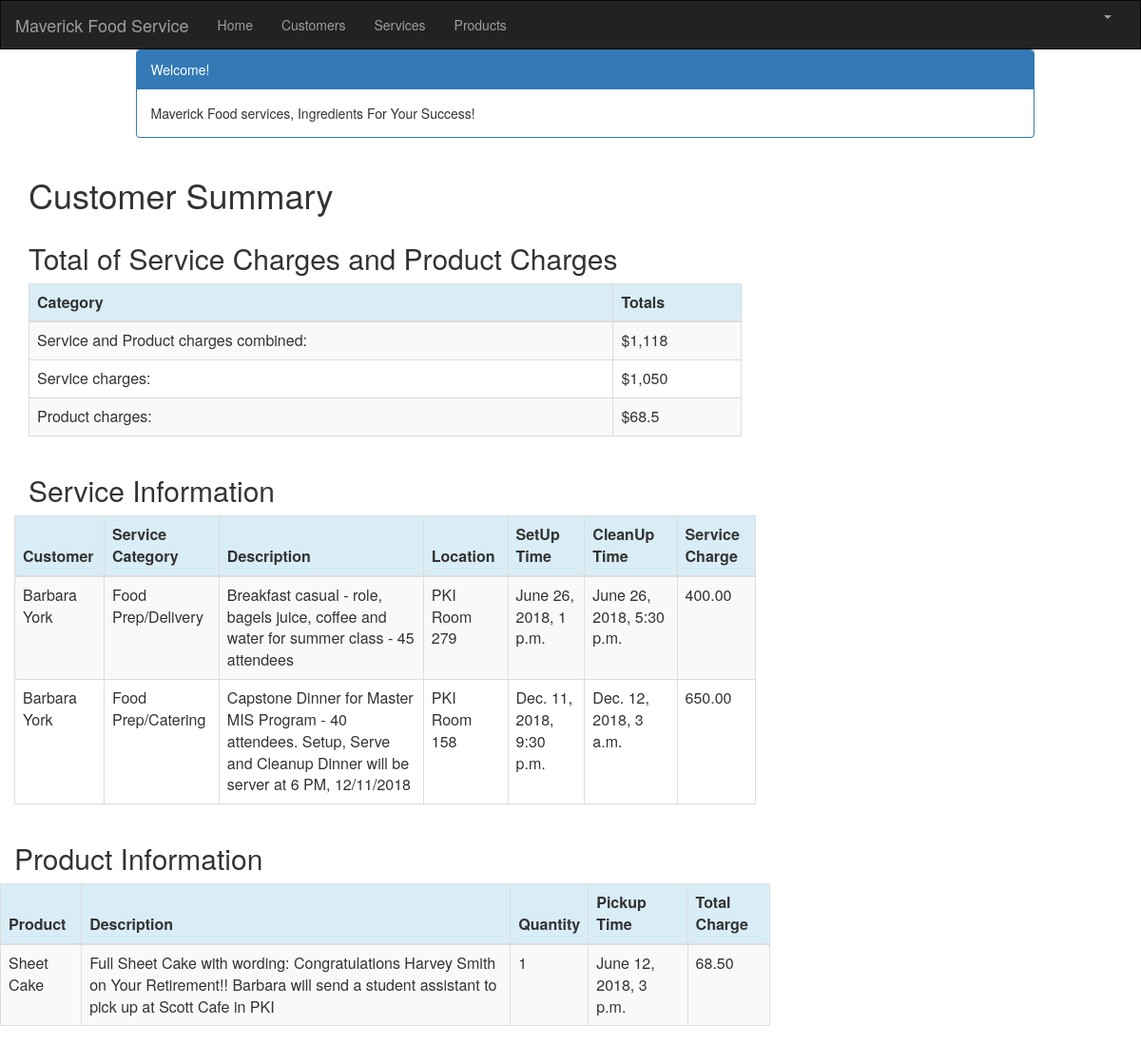
The page /customer/1/summary/ (signed in) on the database its author committed.
### crm/models.py (models this page shows, shortened)
class Service(models.Model):
    cust_name = models.ForeignKey(Customer, on_delete=models.CASCADE, related_name='services')
    service_category = models.CharField(max_length=100)
    description = models.TextField()
    location = models.CharField(max_length=200)
    setup_time = models.DateTimeField(
        default=timezone.now)
    cleanup_time = models.DateTimeField(
        default=timezone.now)
    service_charge = models.DecimalField(max_digits=10, decimal_places=2)
    created_date = models.DateTimeField(
        default=timezone.now)
    updated_date = models.DateTimeField(auto_now_add=True)

class Customer(models.Model):
    cust_name = models.CharField(max_length=50)
    organization = models.CharField(max_length=100, blank=True)
    role = models.CharField(max_length=100)
    email = models.EmailField(max_length=100)
    bldgroom = models.CharField(max_length=100)
    address = models.CharField(max_length=200)
    account_number = models.IntegerField(blank=False, null=False)
    city = models.CharField(max_length=50)
    state = models.CharField(max_length=50)
    zipcode = models.CharField(max_length=10)
    phone_number = models.CharField(max_length=50)
    created_date = models.DateTimeField(
        default=timezone.now)
    updated_date = models.DateTimeField(auto_now_add=True)
    def __str__(self):
        return str(self.cust_name)

class Product(models.Model):
    cust_name = models.ForeignKey(Customer, on_delete=models.CASCADE, related_name='products')
    product = models.CharField(max_length=100)
    p_description = models.TextField()
    quantity = models.IntegerField()
    pickup_time = models.DateTimeField(
        default=timezone.now)
    charge = models.DecimalField(max_digits=10, decimal_places=2)
    created_date = models.DateTimeField(
        default=timezone.now)
    updated_date = models.DateTimeField(auto_now_add=True)

### crm/views.py (the view)
# urls.py: path('customer/<int:pk>/summary/', views.summary, name='summary'),
@login_required
def summary(request, pk):
    customer = get_object_or_404(Customer, pk=pk)
    customers = Customer.objects.filter(created_date__lte=timezone.now())
    services = Service.objects.filter(cust_name=pk)
    products = Product.objects.filter(cust_name=pk)
    sum_service_charge = Service.objects.filter(cust_name=pk).aggregate(Sum('service_charge'))
    sum_product_charge = Product.objects.filter(cust_name=pk).aggregate(Sum('charge'))
    return render(request, 'crm/summary.html', {'customers': customers,
                                                    'products': products,
                                                    'services': services,
                                                    'sum_service_charge': sum_service_charge,
                                                    'sum_product_charge': sum_product_charge,})

### crm/templates/crm/summary.html (shortened to what this page needs)
{% extends 'crm/base.html' %}
{% block content %}
{% load mathfilters %}
{% load humanize %}
<div class="container">
    <div class="row">
        <div class="col-md-10 col-md-offset-1">
            <div class="panel panel-primary">
                <div class="panel-heading">Welcome!</div>
                <div class="panel-body">
                    Maverick Food services, Ingredients For Your Success!
                </div>
            </div>
        </div>
    </div>
</div>
<div class="row">
    <h1 style="padding-left: 15Px">Customer Summary</h1>
</div>
    <div class="row">
        <h2 style="padding-left: 15Px">Total of Service Charges and Product Charges</h2>
    </div>
    <table class="table table-striped table-bordered table-hover" style="width:1000px;">
        <thead>
            <tr class="bg-info">
                <th>Category</th>
                <th>Totals</th>
            </tr>
        </thead>
        <tbody>
            <tr><td>Service and Product charges combined: </td><td>${{ sum_service_charge.service_charge__sum|add:sum_product_charge.charge__sum|intcomma }}</td></tr>
            <tr><td>Service charges: </td><td>${{ sum_service_charge.service_charge__sum|intcomma }}</td></tr>
            <tr><td>Product charges: </td><td>${{ sum_product_charge.charge__sum|intcomma }}</td></tr>
        </tbody>
    </table>
    <div class="row">
        <h2 style="padding-left: 15Px">Service Information</h2>
    </div>
    <div class="row">
        <table class="table table-striped table-bordered table-hover" style="width:1000px;">
            <thead>
            <tr class="bg-info">
                <th>Customer</th>
                <th>Service Category</th>
                <th>Description</th>
                <th>Location</th>
                <th>SetUp Time</th>
                <th>CleanUp Time</th>
                <th>Service Charge</th>
            </tr>
            </thead>
            <tbody>
            {% for service in services %}
                <tr>
                    <td>{{ service.cust_name }}</td>
                    <td>{{ service.service_category }}</td>
                    <td>{{ service.description }}</td>
                    <td>{{ service.location }}</td>
                    <td>{{ service.setup_time }}</td>
                    <td>{{ service.cleanup_time }}</td>
                    <td>{{ service.service_charge|intcomma }}</td>
                </tr>
            {% endfor %}
            </tbody>
        </table>
<div class="row">
    <h2 style="padding-left: 15Px">Product Information</h2>
    </div>
    <div class="row">
        <table class="table table-striped table-bordered table-hover" style="width:1000px;">
            <thead>
            <tr class="bg-info">
                <th>Product</th>
                <th>Description</th>
                <th>Quantity</th>
                <th>Pickup Time</th>
                <th>Total Charge</th>
            </tr>
            </thead>
            <tbody>
            {% for product in products %}
                <tr>
                    <td>{{ product.product }}</td>
                    <td>{{ product.p_description }}</td>
                    <td>{{ product.quantity|intcomma }}</td>
                    <td>{{ product.pickup_time }}</td>
                    <td>{{ product.charge|intcomma }}</td>
                </tr>
            {% endfor %}
            </tbody>
        </table>
    </div>
</div>
{% endblock %}

### rows shown on the page
Service: cust_name "Barbara York", service_category "Food Prep/Delivery", description "Breakfast casual - role, bagels juice, coffee and water for summer class - 45 attendees", location "PKI Room 279", setup_time "June 26, 2018, 1 p.m.", cleanup_time "June 26, 2018, 5:30 p.m.", service_charge "400.00"
Service: cust_name "Barbara York", service_category "Food Prep/Catering", description "Capstone Dinner for Master MIS Program - 40 attendees. Setup, Serve and Cleanup Dinner will be server at 6 PM, 12/11/2018", location "PKI Room 158", setup_time "Dec. 11, 2018, 9:30 p.m.", cleanup_time "Dec. 12, 2018, 3 a.m.", service_charge "650.00"
Product: product "Sheet Cake", p_description "Full Sheet Cake with wording: Congratulations Harvey Smith on Your Retirement!! Barbara will send a student assistant to pick up at Scott Cafe in PKI", quantity "1", pickup_time "June 12, 2018, 3 p.m.", charge "68.50"

### other values the page prints
{{ sum_service_charge.service_charge__sum|intcomma }} "1,050"
{{ sum_product_charge.charge__sum|intcomma }} "68.5"
